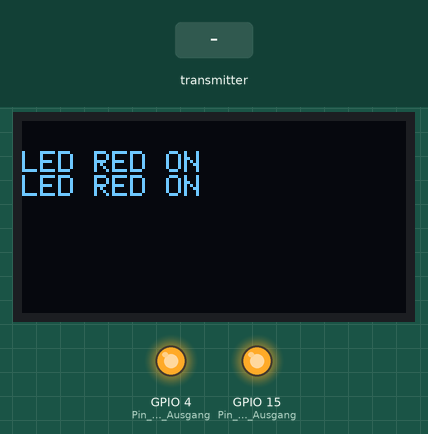
This sketch was run on a simulated ESP32. On the bench: 128×64 one-colour display, output pins drawn as LEDs (lit = HIGH). Inputs (shaded band) come from the test bench. What the sketch prints to the serial monitor is not drawn.

Above: at 3.2 s.
3.3 s: the transmitter starts sending d = 1
At 4.3 s:
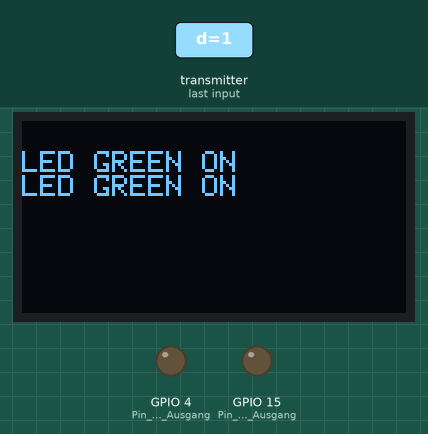
5.1 s: the transmitter starts sending d = 0
At 6.4 s:
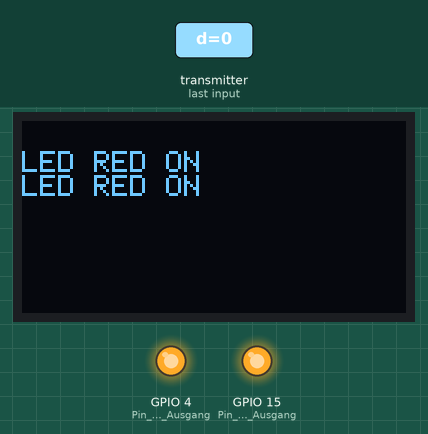
Timing chart, 0 to 8.1 s (numbered marks = the images above; inputs shaded):
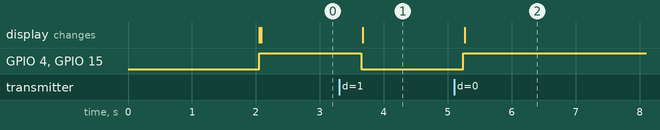

The sketch:

Receiver.ino
```cpp
// (licence header left out)
#include <esp_now.h>
#include <WiFi.h>

#include <Adafruit_GFX.h>
#include <Adafruit_SSD1306.h>

#define SCREEN_WIDTH 128 // OLED display width, in pixels
#define SCREEN_HEIGHT 64 // OLED display height, in pixels

Adafruit_SSD1306 display(SCREEN_WIDTH, SCREEN_HEIGHT, &Wire, -1);


// Structure example to receive data
// Must match the sender structure
typedef struct struct_message {
    char a[32];
    int b;
    float c;
    bool d;
} struct_message;

// Create a struct_message called myData
struct_message myData;

// callback function that will be executed when data is received
void OnDataRecv(const uint8_t * mac, const uint8_t *incomingData, int len) {
  memcpy(&myData, incomingData, sizeof(myData));
  Serial.print("Bytes received: ");
  Serial.println(len);
  Serial.print("Char: ");
  Serial.println(myData.a);
  Serial.print("Int: ");
  Serial.println(myData.b);
  Serial.print("Float: ");
  Serial.println(myData.c);
  Serial.print("Bool: ");
  Serial.println(myData.d);
  Serial.println();
}

void setup() {
  // Initialize Serial Monitor
  Serial.begin(115200);


  if(!display.begin(SSD1306_SWITCHCAPVCC, 0x3C)) { // Address 0x3D for 128x64
    Serial.println(F("SSD1306 allocation failed"));
    for(;;);
  }
  delay(2000);
  display.clearDisplay();

  display.setTextSize(1);
  display.setTextColor(WHITE);
  display.setCursor(0, 10);
  display.println("LED OFF"); // Initial status

  display.display();

  pinMode(15, OUTPUT);  // Pin 2 ist ein Ausgang
  pinMode(4, OUTPUT);  // Pin 4 ist ein Ausgang

  // Set device as a Wi-Fi Station
  WiFi.mode(WIFI_STA);

  // Init ESP-NOW
  if (esp_now_init() != ESP_OK) {
    Serial.println("Error initializing ESP-NOW");
    return;
  }

  // Once ESPNow is successfully Init, we will register for recv CB to
  // get recv packer info
  esp_now_register_recv_cb(OnDataRecv);
}

void loop() {


  if (myData.d == false)
{
  digitalWrite(15, HIGH);    // schaltet die LED an Pin 2 an (Rote LED)
  digitalWrite(4, HIGH);     // schaltet die LED an Pin 4 aus (Grüne LED)
    display.clearDisplay();
    display.setCursor(0, 10);
    display.println("LED RED ON");
    display.println("LED RED ON");
    display.display();
  delay(505);

}

if (myData.d == true)
{
  digitalWrite(15, LOW);     // schaltet die LED an Pin 2 aus (Rote LED)
  digitalWrite(4, LOW);    // schaltet die LED an Pin 4 ein (Grüne LED)
    display.clearDisplay();
    display.setCursor(0, 10);
    display.println("LED GREEN ON");
    display.println("LED GREEN ON");
    display.display();
  delay(505);               // zwischen an und aus kurze Pause von 300 ms


}

}
```

Measured:
- after the input at 3.3 s, GPIO 4 (Pin_4_ist_ein_Ausgang), GPIO 15 (Pin_2_ist_ein_Ausgang): HIGH → LOW after 0.35 s; the display: changes after 0.37 s (image 1)
- after the input at 5.1 s, GPIO 4 (Pin_4_ist_ein_Ausgang), GPIO 15 (Pin_2_ist_ein_Ausgang): LOW → HIGH after 0.14 s; the display: changes after 0.16 s (image 2)
